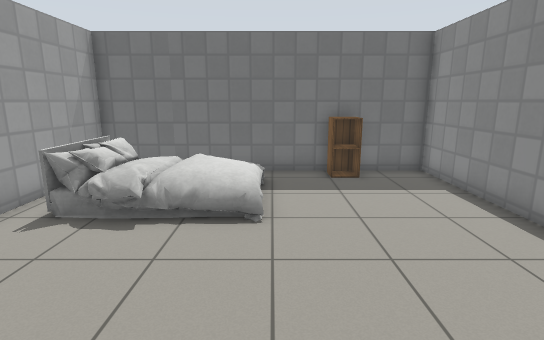
view 1 (above)

16 first-person views from a walk through a Gazebo world. The camera is 1.3 m above the floor, tilts 12° down and sees 80° across. The floor is counted in squares, 0.5 m on a side. Each view is taken from the middle of a square. On the plan, view 1 faces up. The plan holds only what a view shows up to about 20 squares ahead; the rest is blank. Gazebo's built-in surfaces are drawn with simple patterns. Some stock models are drawn as simple stand-ins. Some surface patterns are stand-ins.

view 2
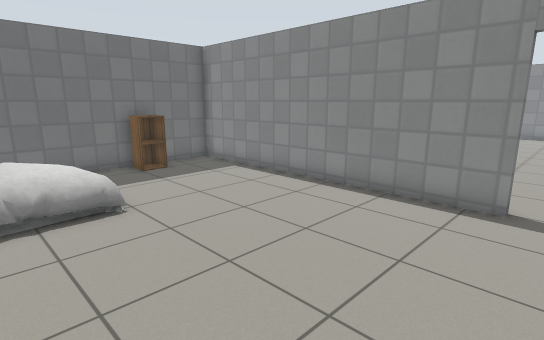

view 3
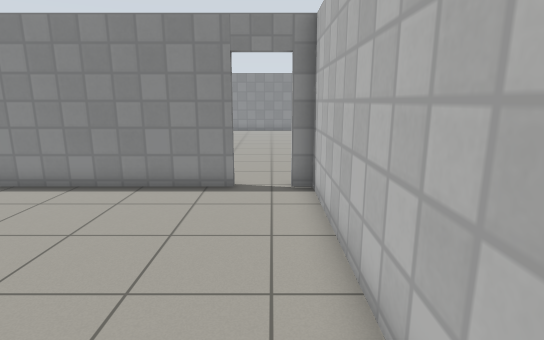

view 4
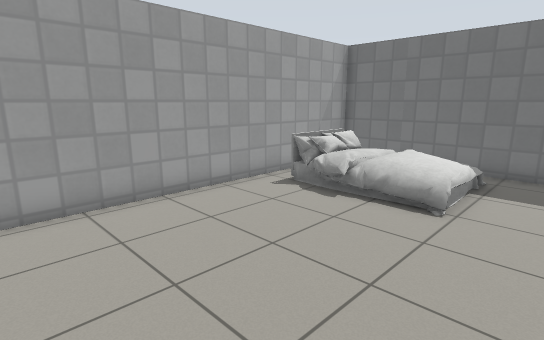

view 5
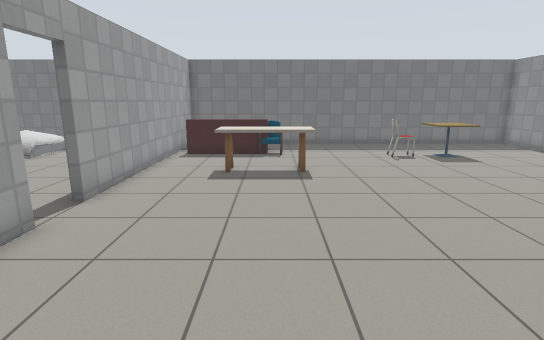

view 6
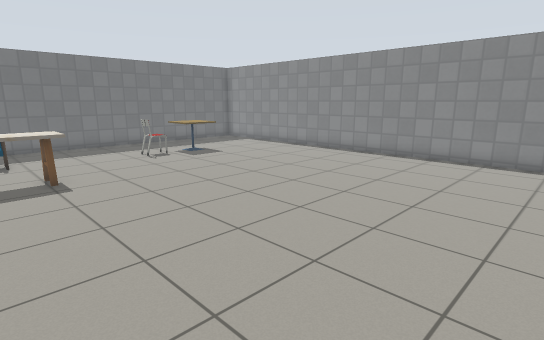

view 7
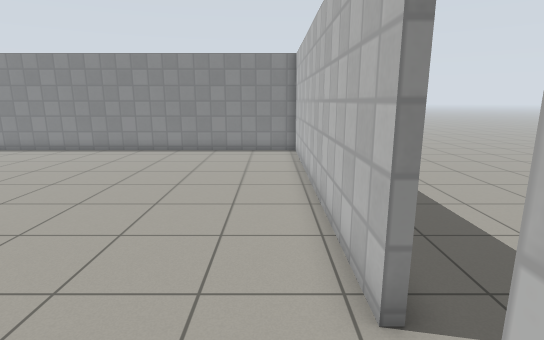

view 8
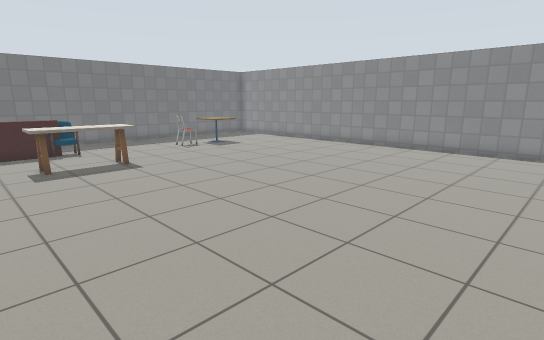

view 9
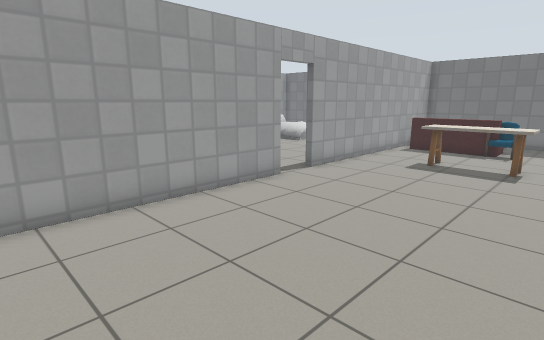

view 10
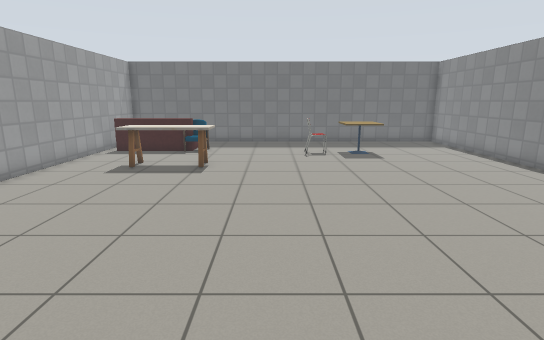

view 11
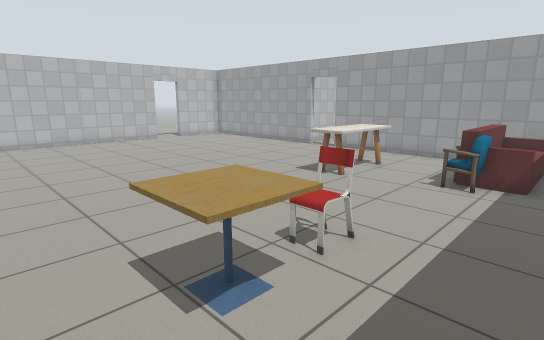

view 12
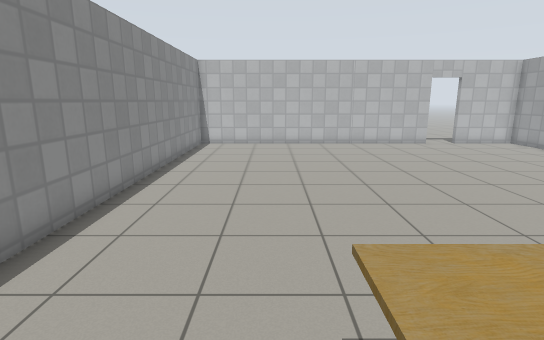

view 13
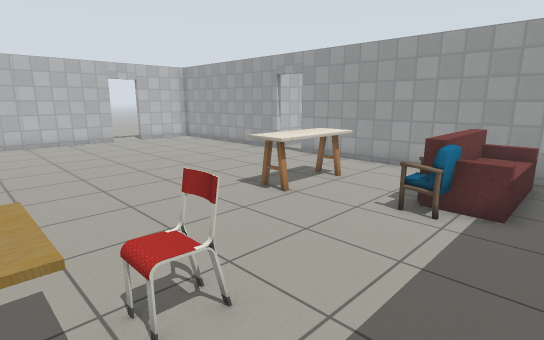

view 14
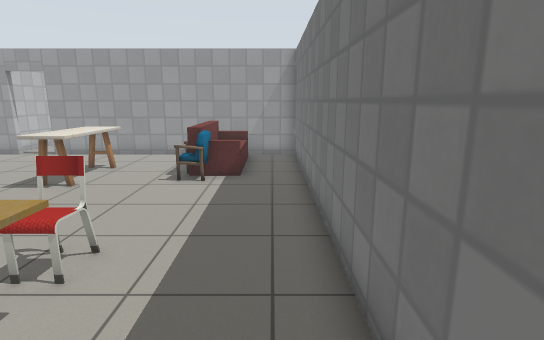

view 15
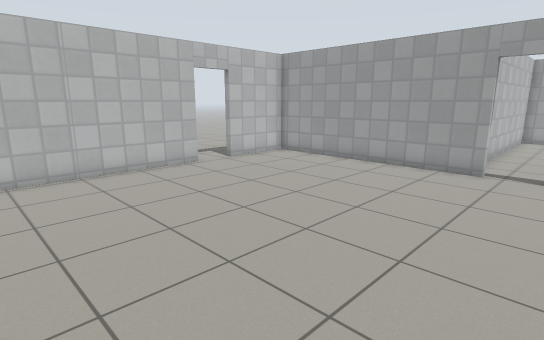

view 16
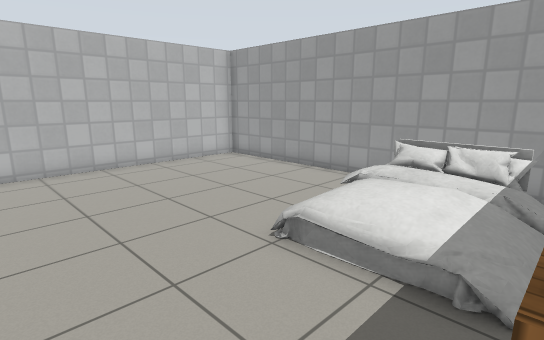

### Floor plan
Ten units are one square. View 1 is at (0, 0); x grows to the right and y downward. Boxes are objects, and circles mark ways between rooms. Rooms are numbered by the first view taken in them; rooms with no view inside come last. Other rooms are left out.
<svg viewBox="-69 -126 328 246">
<path fill="none" stroke="#000" d="M57 -2 57 -121 -64 -121 -64 23 57 23M60 16 60 113 96 113M113 113 254 113 254 -121 60 -121 60 -2"/>
<rect x="-55" y="-115" width="60" height="50" fill="#bbb"><title>bed</title></rect>
<rect x="15" y="-115" width="20" height="10" fill="#bbb"><title>cabinet</title></rect>
<rect x="65" y="-105" width="50" height="30" fill="#bbb"><title>sofa</title></rect>
<rect x="85" y="-55" width="50" height="20" fill="#bbb"><title>kitchen table</title></rect>
<rect x="95" y="-95" width="30" height="20" fill="#bbb"><title>chair</title></rect>
<rect x="165" y="-85" width="20" height="20" fill="#bbb"><title>chair</title></rect>
<rect x="185" y="-95" width="20" height="30" fill="#bbb"><title>cafe table</title></rect>
<circle cx="60" cy="5" r="3" fill="#2a7"/>
<text x="0" y="-50">1</text>
<text x="150" y="-10">2</text>
</svg>
Room 1 opens to room 2.

Where each view was taken, in squares from view 1:
view 1: 0 up, 0 right, facing up
view 2: 1 down, 3 left, facing up-right
view 3: 1 down, 4 left, facing right
view 4: 1 down, 2 right, facing up-left
view 5: 8 down, 11 right, facing up
view 6: 8 down, 10 right, facing up-right
view 7: 10 down, 8 right, facing right
view 8: 10 down, 7 right, facing up-right
view 9: 10 down, 14 right, facing up-left
view 10: 9 down, 15 right, facing up
view 11: 11 up, 22 right, facing down-left
view 12: 9 up, 21 right, facing down
view 13: 11 up, 19 right, facing down-left
view 14: 11 up, 22 right, facing left
view 15: 1 up, 19 right, facing down-left
view 16: 11 up, 4 right, facing down-left
